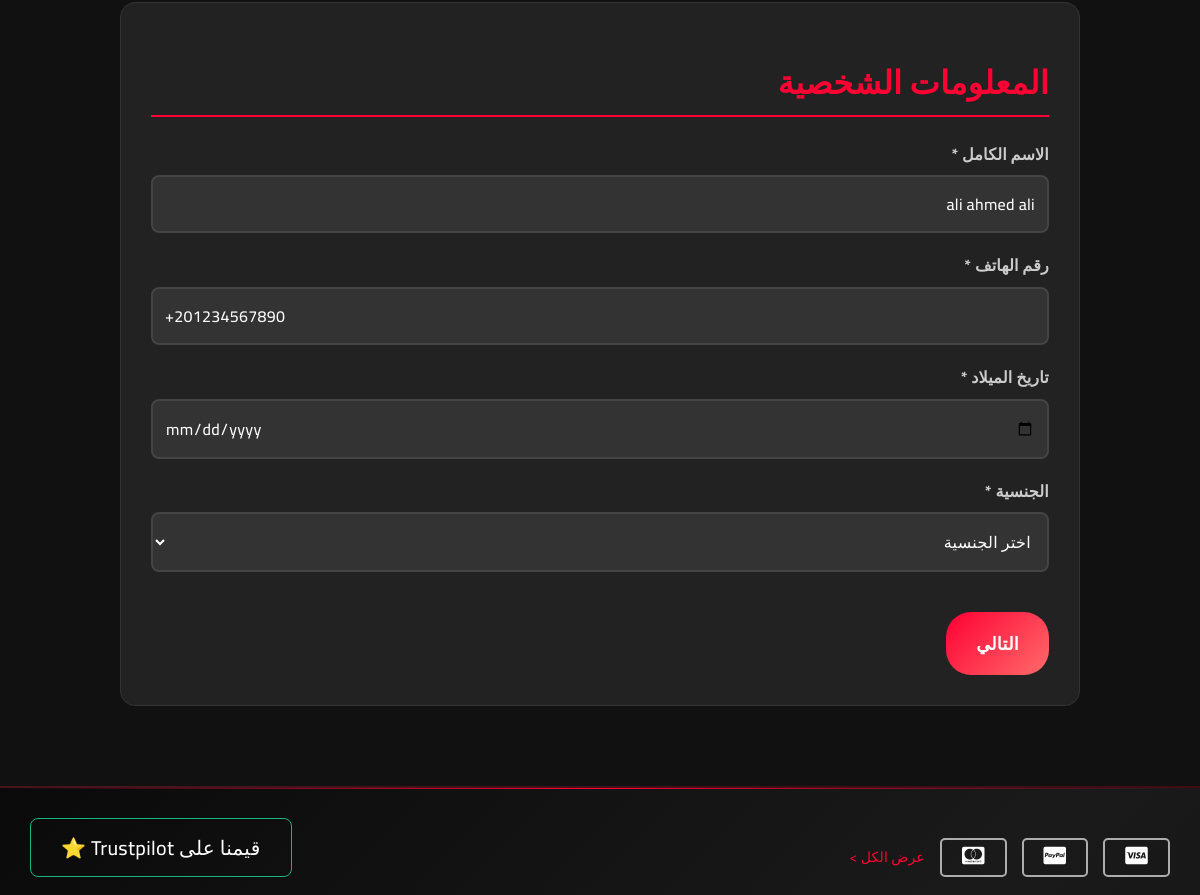
Page /kyc-upgrade (signed in, middle part) on the earlier database version.
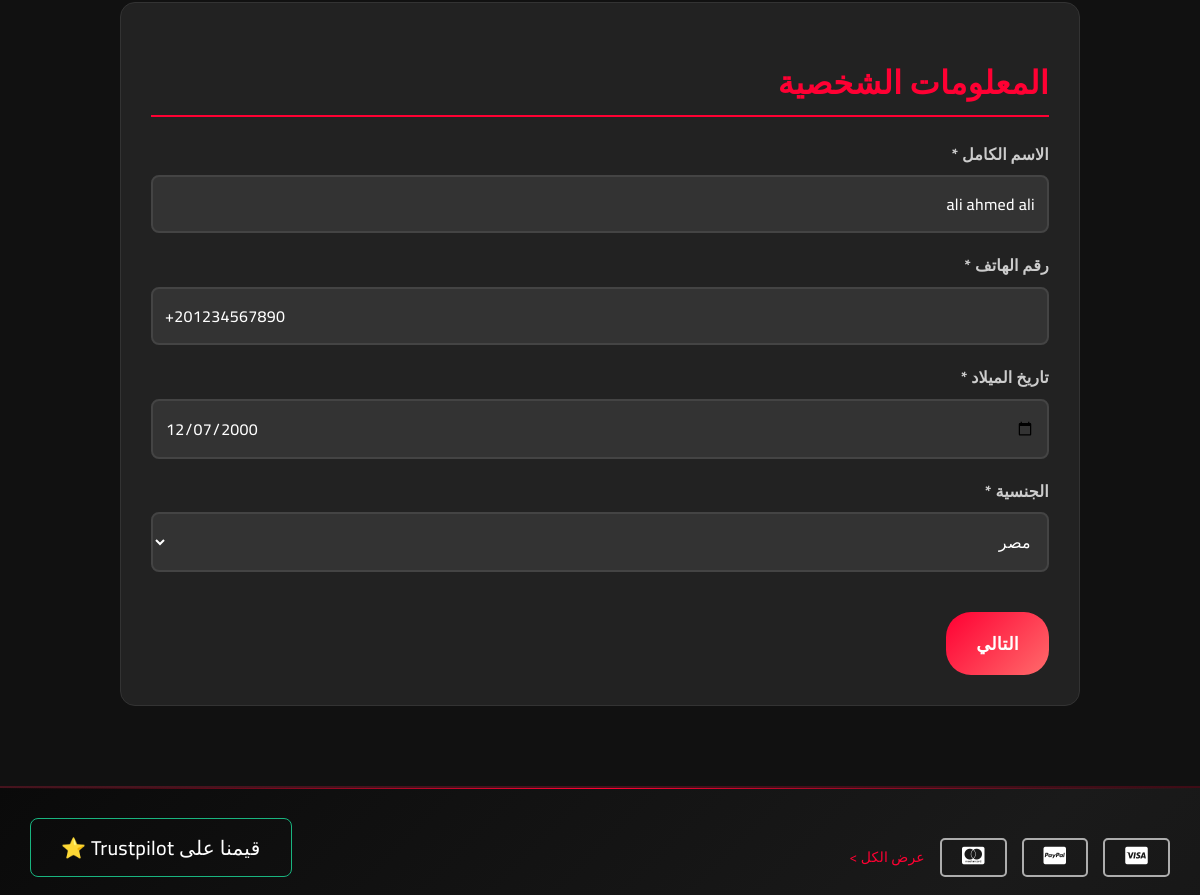
Same page on the later database version.
### models.py (models this page shows)
class User(UserMixin, db.Model):
    id = db.Column(db.Integer, primary_key=True)
    username = db.Column(db.String(80), unique=True, nullable=True)  # اسم المستخدم
    email = db.Column(db.String(120), unique=True, nullable=False)
    password_hash = db.Column(db.String(120), nullable=False)
    full_name = db.Column(db.String(100))
    phone = db.Column(db.String(20))
    birth_date = db.Column(db.Date)
    nationality = db.Column(db.String(50))
    customer_type = db.Column(db.String(20), default='regular')  # regular, kyc, reseller
    kyc_status = db.Column(db.String(20), default='none')  # none, pending, approved, rejected
    google_id = db.Column(db.String(100), unique=True, nullable=True)  # Google ID
    profile_picture = db.Column(db.String(300))  # صورة البروفايل من Google
    is_verified = db.Column(db.Boolean, default=False)  # تم التحقق من الإيميل
    email_verification_token = db.Column(db.String(100), nullable=True)  # رمز التحقق من الإيميل
    email_verification_sent_at = db.Column(db.DateTime, nullable=True)  # وقت إرسال رمز التحقق
    document_type = db.Column(db.String(50))  # national_id, passport, driver_license
    id_front_image = db.Column(db.String(200))
    id_back_image = db.Column(db.String(200))
    selfie_image = db.Column(db.String(200))
    passport_image = db.Column(db.String(200))
    driver_license_image = db.Column(db.String(200))
    face_photo_front = db.Column(db.String(200))
    face_photo_right = db.Column(db.String(200))
    face_photo_left = db.Column(db.String(200))
    is_admin = db.Column(db.Boolean, default=False)
    last_login = db.Column(db.DateTime)
    created_at = db.Column(db.DateTime, default=datetime.utcnow)
    preferred_currency = db.Column(db.String(3), default='USD')  # العملة المفضلة للمحفظة
    orders = db.relationship('Order', backref='user', lazy=True)

### routes.py (the view, shortened to what this page needs)
@main.route('/kyc-upgrade', methods=['GET', 'POST'])
@login_required
def kyc_upgrade():
    return render_template('kyc_upgrade.html')

### templates/kyc_upgrade.html (shortened to what this page needs)
{% extends "base.html" %}
{% block content %}
<div class="kyc-container">
    <div class="kyc-step active" id="step1">
        <div class="kyc-form">
            <h2>المعلومات الشخصية</h2>
            <div class="form-group">
                <label for="full_name">الاسم الكامل *</label>
                <input type="text" id="full_name" name="full_name"
                       value="{{ current_user.full_name or '' }}" required>
            </div>
            <div class="form-group">
                <label for="phone">رقم الهاتف *</label>
                <input type="tel" id="phone" name="phone"
                       value="{{ current_user.phone or '' }}" required>
            </div>
            <div class="form-group">
                <label for="birth_date">تاريخ الميلاد *</label>
                <input type="date" id="birth_date" name="birth_date"
                       value="{{ current_user.birth_date or '' }}" required>
            </div>
            <div class="form-group">
                <label for="nationality">الجنسية *</label>
                <select id="nationality" name="nationality" required>
                    <option value="">اختر الجنسية</option>
                    <option value="مصر" {% if current_user.nationality == 'مصر' %}selected{% endif %}>مصر</option>
                </select>
            </div>
            <div class="step-actions">
                <button type="button" class="btn-next" onclick="nextStep(1)">التالي</button>
            </div>
        </div>
    </div>
</div>
{% endblock %}

Differences in the rows shown:
changed User "ali ahmed ali": birth_date (not shown) → "12/07/2000"; nationality (not shown) → "مصر"
Other differences:
form field nationality: "اختر الجنسية" → (not shown)
